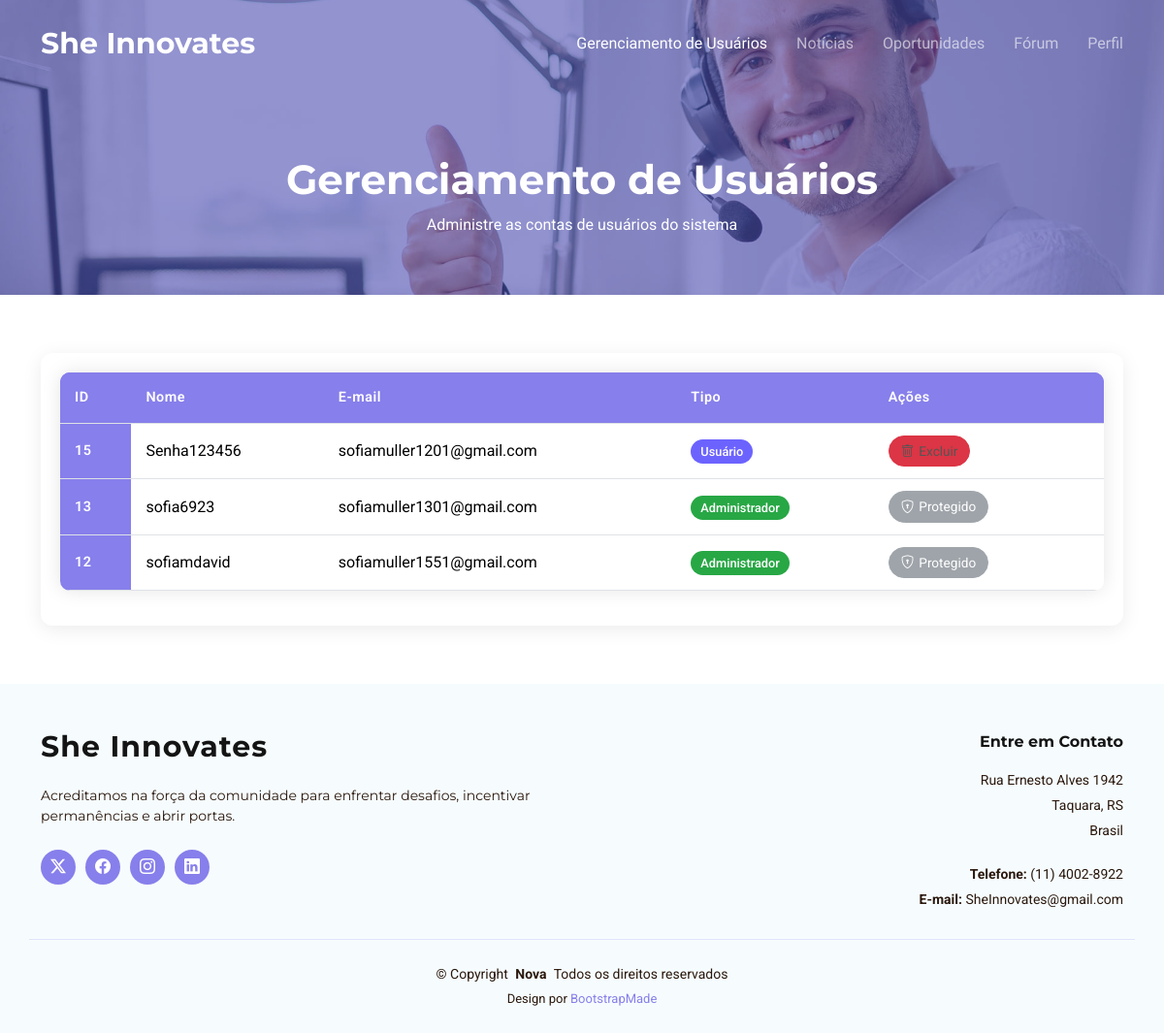
The app's page /Back-End-Projeto-Integrador/UserADM/controleUserAdm.php, older data.
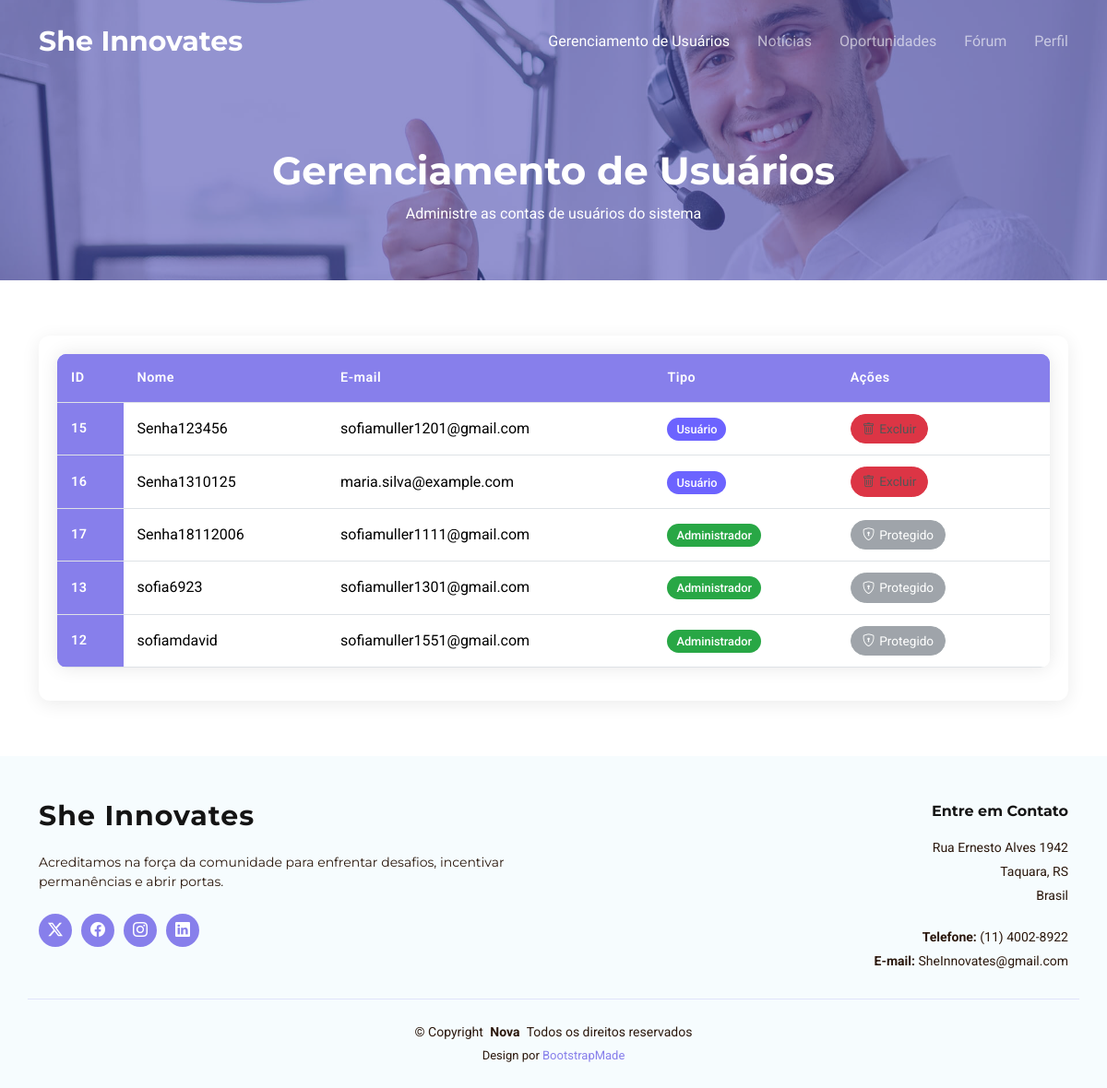
The same page, newer data.
### tables this page shows
CREATE TABLE `usuarios` (
  `usuario_id` int NOT NULL,
  `nome_usuario` varchar(50) NOT NULL,
  `email` varchar(100) NOT NULL,
  `senha` varchar(255) NOT NULL,
  `is_admin` tinyint(1) NOT NULL DEFAULT '0',
  `data_cadastro` timestamp NULL DEFAULT CURRENT_TIMESTAMP
);

### Back-End-Projeto-Integrador/UserADM/controleUserAdm.php (the view, shortened to what this page needs)
<!DOCTYPE html>
<html lang="en">
<head>
  <?php require("../Include/hrefCssHead.php"); ?>
</head>
<body class="contact-page">
<?php require_once __DIR__ . '/../Include/menuADM.php'; ?>
<main class="main">
  <div class="page-title dark-background" data-aos="fade" style="background-image: url(../assets/img/contact-page-title-bg.jpg);">
    <div class="container">
      <h1>Gerenciamento de Usuários</h1>
      <nav class="breadcrumbs">
        <ol>
          <li class="current">Administre as contas de usuários do sistema</li>
        </ol>
      </nav>
    </div>
  </div>
  <section id="user-management" class="user-management section">
    <div class="container" data-aos="fade-up">
      <div class="table-responsive">
        <table class="table table-hover user-table">
          <thead>
            <tr>
              <th scope="col">ID</th>
              <th scope="col">Nome</th>
              <th scope="col">E-mail</th>
              <th scope="col">Tipo</th>
              <th scope="col">Ações</th>
            </tr>
          </thead>
          <tbody>
<?php
require("../Include/conexao.php");
$sql = "SELECT usuario_id, nome_usuario, email, is_admin FROM usuarios ORDER BY nome_usuario ASC";
$resultado = mysqli_query($con, $sql);
if ($resultado && mysqli_num_rows($resultado) > 0) {
    while ($linha = mysqli_fetch_assoc($resultado)) {
        $id = (int)$linha['usuario_id'];
        $nome = htmlspecialchars($linha['nome_usuario'], ENT_QUOTES, 'UTF-8');
        $email = htmlspecialchars($linha['email'], ENT_QUOTES, 'UTF-8');
        $is_admin = (int)$linha['is_admin'] === 1;
        echo "<tr>";
        echo "<th scope='row'>{$id}</th>";
        echo "<td>{$nome}</td>";
        echo "<td>{$email}</td>";
        echo "<td>" . ($is_admin ? "<span class='badge-admin'>Administrador</span>" : "<span class='badge-user'>Usuário</span>") . "</td>";
        if ($is_admin) {
            echo "<td><button class='btn btn-sm btn-secondary action-btn' disabled><i class='bi bi-shield-lock'></i> Protegido</button></td>";
        } else {
            echo "<td>
                    <button class='btn btn-sm btn-danger action-btn delete-user' data-user-id='{$id}' data-user-name='{$nome}'>
                      <i class='bi bi-trash'></i> Excluir
                    </button>
                  </td>";
        }
        echo "</tr>";
    }
} else {
    echo "<tr><td colspan='5' class='text-center'>Nenhum usuário encontrado.</td></tr>";
}
?>
          </tbody>
        </table>
      </div>
    </div>
  </section>
</main>
<footer id="footer" class="footer light-background">
  <?php require("../Include/footer.php"); ?>
</footer>
</body>
</html>

Row changes from the older to the newer data that the page shows:
added usuarios: usuario_id "16", nome_usuario "Senha1310125", email "maria.silva@example.com", is_admin "Usuário"
added usuarios: usuario_id "17", nome_usuario "Senha18112006", email "sofiamuller1111@gmail.com", is_admin "Administrador"
